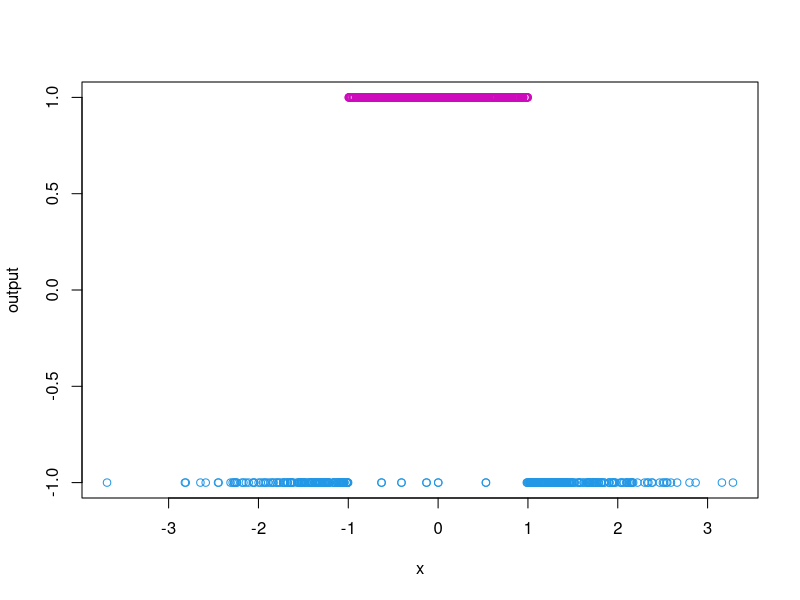

This figure's R source:
#referred to https://qizeresearch.wordpress.com/2013/12/05/short-example-for-adaboost/
#referred to http://mccormickml.com/2013/12/13/adaboost-tutorial/
library("rpart")
x <- rnorm(1000)#x~N(0,1)
y <- rep(0,1000)#creating a vector of 1000 zeros

#mod of xi lies between -1 and +1
for(i in 1:1000)
  {
  if(x[i]>-1&&x[i]<1)
    {
    if(runif(1)<=0.9)
      {y[i]<- 1}
    else{y[i]<- -1}
  }
  else
    {
    if(runif(1)<=0.9){y[i]<- -1}
    else{
      y[i]<- -1
    }
    
}
} 
#step 1:generating weights:
w <- rep(1/1000,1000)
adadata<-data.frame(x,y)
#creating variable for output
output <- 0
#creating base classifier h
h <- rep(0,1000)
#step2:looping from t=1 to 100 i.e 100 iterations
for (t in 1:100){
  
  #Sub-step2.1: select a base classifier "h" (can be rpart), and train data with the given weight
  o <- rpart(y ~ ., data = adadata, weights =  w , method = "class")
  
  h <- as.matrix(predict(o,adadata,type = "class"))
  
  #setting class h as a numeric argument
  class(h)<-"numeric" 
  
  #Sub-step2.2: Typically, we recognize the err of the classifier: Err(t)=sum(D(i)*I(yi^=ht((xi))). In other word, we sum D(i) for all the observations with the predicted value not equal to the true value.
  error = sum(w*(h!=y))
  
  #creating o/p weight alpha for the classifier using formula a(t)=1/2ln(1-err/err)
  alpha = 0.5*log((1-error)/error)
  
  #Sub-step2.3: update Weight Wi(t+1) = Di(t)*exp(-a(t)*Yi*ht(Xi))
  w <- w*exp(-alpha*y*h)/sum(exp(-alpha*y*h))
  #Sub-step2.4:normalized weight for each observation: Di(t+1)=Wi(t+1)/Sum(Wi(t+1)). In other word, Di(t+1) is normalized Wi(t+1) in t+t step.
  w <- w/sum(w)
  
  #final: step 3: H(x)=sign(sum(a(t)*h)
  output <- output + alpha*h
}
#returning a vector with the signs of corresponding elements of ouput
output <- sign(output)
table(actual = y, predicted = output)

plot(x,output,col = output+5)